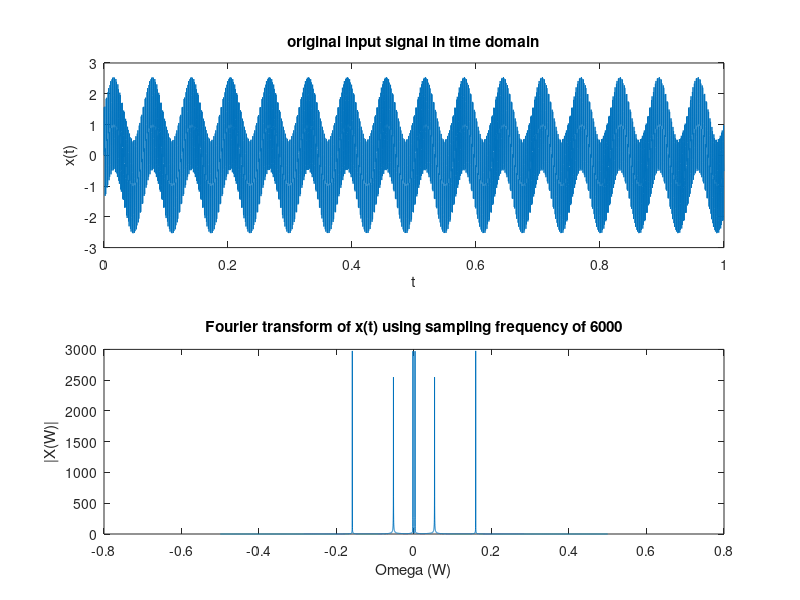

MATLAB code for this plot: (Note: this script raises an error after producing the figure.)
sampling_frequency = 6000;
time = 1;
time_interval = [0: (1/sampling_frequency): time-(1/sampling_frequency)];
Omega =(-time*sampling_frequency/2:(time*sampling_frequency)/2-1)/(time*sampling_frequency);

x = sin(100*time_interval) + sin(2000*time_interval) + sin(6000*time_interval);
x_FFT = fft(x,sampling_frequency);
new_xFFT_after_shift = fftshift(x_FFT);

subplot(2,1,1);
plot(time_interval, x);
xlabel('t');
ylabel('x(t)');
title('original input signal in time domain');

subplot(2,1,2);
plot(Omega, abs(new_xFFT_after_shift));
xlabel('Omega (W)');
ylabel('|X(W)|');
title('Fourier transform of x(t) using sampling frequency of 6000');

%create digital fourth IIR Chebyshev-Type I filter
y = zeros(2, length(x)); %output y
Omega_y = [300/sampling_frequency, 800/sampling_frequency];
Rp = 1;

%designing IIR Chebyshev -Type I filter with order 4
[b,a] = cheby1(4, Rp, Omega_y, 'Bandpass');
[H,f] = freqz(b, a);
y_n = filter(b, a, x);
Y_FFT = fft(y_n,sampling_frequency);
new_YFFT_after_shift = fftshift(Y_FFT);

% demonstration of the filter's output with order 4
figure;

subplot(2,1,1);
plot(f/pi, abs(H));
xlabel('Omega (W) as a function of pi ');
ylabel('Y(W)');
title('Y(W) of Chebyshev Type I filter with order 4');

subplot(2,1,2);
plot(Omega,abs(new_YFFT_after_shift));
ylabel('|Y(W)|');
xlabel('Omega(W)');
title('Fourier transform of y[n] using sampling frequency of 6000');

%designing IIR Chebyshev-Type I filter with order 8
Omega_y_order_8 = [300/sampling_frequency, 1500/sampling_frequency];
[b,a] = cheby1(8, Rp, Omega_y_order_8, 'Bandpass');
[H,f] = freqz(b, a);
y_n_order_8 = filter(b, a, x);
Y_FFT_order_8 = fft(y_n_order_8,sampling_frequency);
new_YFFT_after_shift_order_8 = fftshift(Y_FFT_order_8);

% demonstration of the filter's output with order 8
figure;

subplot(2,1,1);
plot(f/pi, abs(H));
xlabel('Omega (W) as a function of pi ');
ylabel('Y(W)');
title('Y(W) of Chebyshev Type I filter with order 8');

subplot(2,1,2);
plot(Omega,abs(new_YFFT_after_shift_order_8));
ylabel('|Y(W)|');
xlabel('Omega(W)');
title('Fourier transform of y[n] using sampling frequency of 6000');
